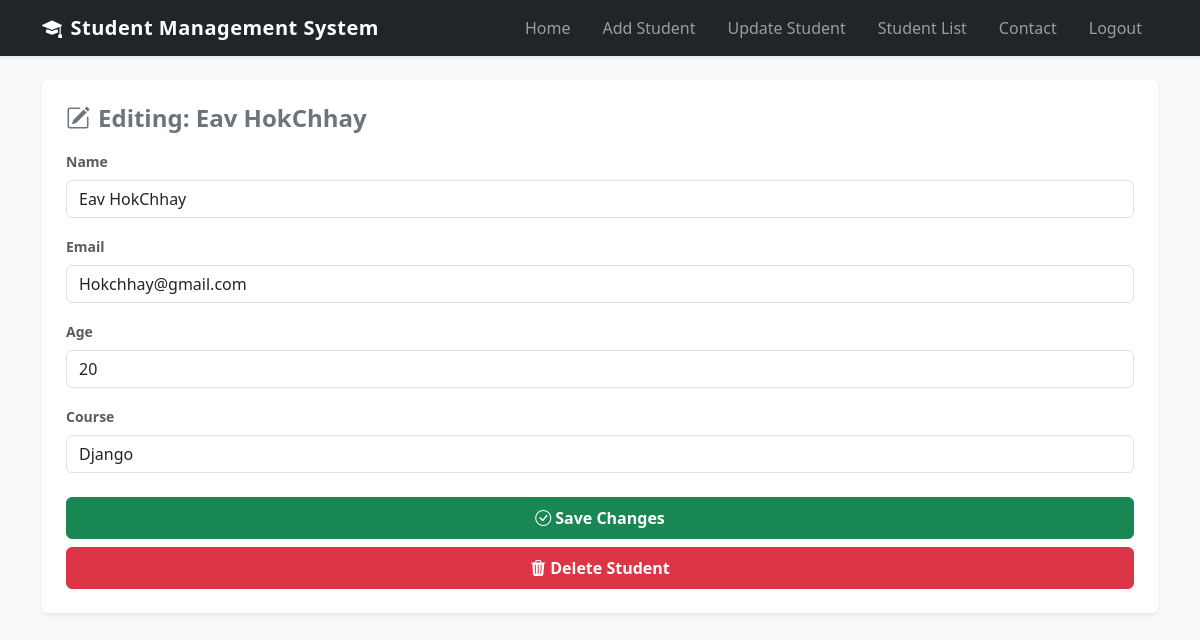
Page /edit/3/ (signed in) on the committed database.
### students/models.py (models this page shows)
class Student(models.Model):
    name = models.CharField(max_length=30)
    email = models.EmailField(max_length=30)
    age = models.IntegerField()
    course = models.CharField(max_length=30)

### students/views.py (the view)
# urls.py: path('edit/<int:student_id>/', views.edit_student, name='edit_student'),
@login_required
@user_passes_test(lambda u: u.is_staff)
def edit_student(request, student_id=None):
    if student_id is None:
        students = Student.objects.all()
        return render(request, 'edit_student.html', {'students': students, 'student': None})
    student = Student.objects.get(id=student_id)
    if request.method == 'POST':
        form = StudentForm(request.POST, instance=student)
        if form.is_valid():
            form.save()
            return redirect('student_list')
    else:
        form = StudentForm(instance=student)
    return render(request, 'edit_student.html', {'form': form, 'student': student})

### students/forms.py (shortened to what this page needs)
class StudentForm(ModelForm):
    class Meta:
        model = Student
        fields = '__all__'
    def __init__(self, *args, **kwargs):
        super().__init__(*args, **kwargs)
        for field_name, field in self.fields.items():
            field.widget.attrs.update({'class': 'form-control'})

### students/templates/edit_student.html (shortened to what this page needs)
{% extends 'base.html' %} {% block title %}Update Student Record{% endblock %}
{% block content %} {% if student %}
<div class="card shadow-sm border-0 p-4">
  <h4 class="mb-3 text-secondary fw-bold">
    <i class="bi bi-pencil-square me-2"></i>Editing: {{ student.name }}
  </h4>
  <form method="post" novalidate>
    {% csrf_token %} {% for field in form %}
    <div class="mb-3">
      <label class="form-label fw-semibold text-muted small"
        >{{ field.label }}</label
      >
      {{ field }}
    </div>
    {% endfor %}
    <button type="submit" class="btn btn-success w-100 py-2 mt-2 fw-bold">
      <i class="bi bi-check-circle me-1"></i>Save Changes
    </button>
  </form>
  <a
    href="{% url 'delete_student' student.id %}"
    class="btn btn-danger w-100 py-2 mt-2 fw-bold"
    onclick="return confirm('Permanently remove this student record?');"
  >
    <i class="bi bi-trash3-fill me-1"></i>Delete Student
  </a>
</div>
{% endif %} {% endblock %}

### students/templates/base.html (style rules this page uses)
body { background-color: #f8f9fa; }

### rows in the picture
Student: name "Eav HokChhay", form "Eav HokChhay" "Hokchhay@gmail.com" "20" "Django"

### other values in the picture
{{ field.label }} "Name" "Email" "Age" "Course"
